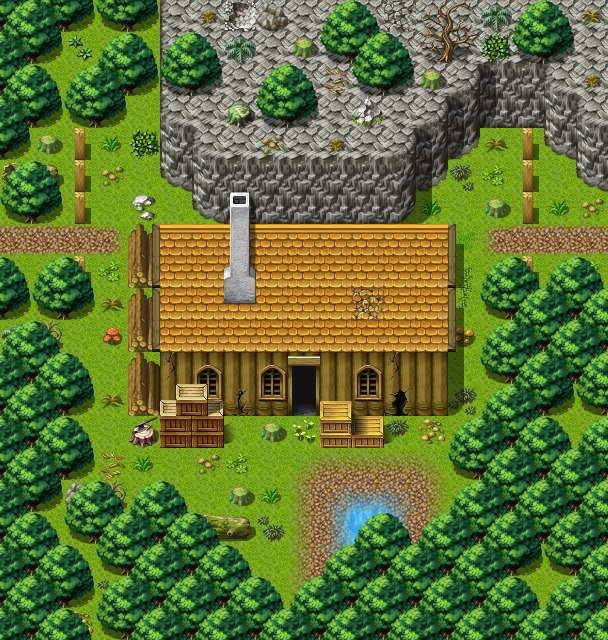

This game map was drawn from its Tiled (.tmx) file and the tilesets committed beside it. A one-line description and the trimmed map source follow:
An orthogonal 19x20 tile map with 32x32 px tiles, 3 tile layers (Ground, Objects, Above), 1 hidden layer not drawn, 40 tilesets and 5 objects (3x mapchange, 2x spawn).

<map version="1.0" orientation="orthogonal" width="19" height="20" tilewidth="32" tileheight="32">
 <properties>
  <property name="outside" value="1" />
 </properties>
 <tileset firstgid="1" name="map_bed_1" tilewidth="32" tileheight="32">
  <image source="../drawable/map_bed_1.png" width="512" height="256" />
 </tileset>
 <tileset firstgid="129" name="map_border_1" tilewidth="32" tileheight="32">
  <image source="../drawable/map_border_1.png" width="512" height="256" />
 </tileset>
 <tileset firstgid="257" name="map_bridge_1" tilewidth="32" tileheight="32">
  <image source="../drawable/map_bridge_1.png" width="512" height="256" />
 </tileset>
 <tileset firstgid="385" name="map_broken_1" tilewidth="32" tileheight="32">
  <image source="../drawable/map_broken_1.png" width="512" height="256" />
 </tileset>
 <tileset firstgid="513" name="map_cavewall_1" tilewidth="32" tileheight="32">
  <image source="../drawable/map_cavewall_1.png" width="576" height="192" />
 </tileset>
 <tileset firstgid="621" name="map_cavewall_2" tilewidth="32" tileheight="32">
  <image source="../drawable/map_cavewall_2.png" width="576" height="192" />
 </tileset>
 <tileset firstgid="729" name="map_cavewall_3" tilewidth="32" tileheight="32">
  <image source="../drawable/map_cavewall_3.png" width="576" height="192" />
 </tileset>
 <tileset firstgid="837" name="map_chair_table_1" tilewidth="32" tileheight="32">
  <image source="../drawable/map_chair_table_1.png" width="512" height="256" />
 </tileset>
 <tileset firstgid="965" name="map_crate_1" tilewidth="32" tileheight="32">
  <image source="../drawable/map_crate_1.png" width="512" height="256" />
 </tileset>
 <tileset firstgid="1093" name="map_cupboard_1" tilewidth="32" tileheight="32">
  <image source="../drawable/map_cupboard_1.png" width="512" height="256" />
 </tileset>
 <tileset firstgid="1221" name="map_curtain_1" tilewidth="32" tileheight="32">
  <image source="../drawable/map_curtain_1.png" width="512" height="256" />
 </tileset>
 <tileset firstgid="1349" name="map_entrance_1" tilewidth="32" tileheight="32">
  <image source="../drawable/map_entrance_1.png" width="512" height="256" />
 </tileset>
 <tileset firstgid="1477" name="map_fence_1" tilewidth="32" tileheight="32">
  <image source="../drawable/map_fence_1.png" width="512" height="256" />
 </tileset>
 <tileset firstgid="1605" name="map_fence_2" tilewidth="32" tileheight="32">
  <image source="../drawable/map_fence_2.png" width="512" height="256" />
 </tileset>
 <tileset firstgid="1733" name="map_ground_1" tilewidth="32" tileheight="32">
  <image source="../drawable/map_ground_1.png" width="512" height="256" />
 </tileset>
 <tileset firstgid="1861" name="map_ground_2" tilewidth="32" tileheight="32">
  <image source="../drawable/map_ground_2.png" width="512" height="256" />
 </tileset>
 <tileset firstgid="1989" name="map_ground_3" tilewidth="32" tileheight="32">
  <image source="../drawable/map_ground_3.png" width="512" height="256" />
 </tileset>
 <tileset firstgid="2117" name="map_ground_4" tilewidth="32" tileheight="32">
  <image source="../drawable/map_ground_4.png" width="512" height="256" />
 </tileset>
 <tileset firstgid="2245" name="map_ground_5" tilewidth="32" tileheight="32">
  <image source="../drawable/map_ground_5.png" width="512" height="256" />
 </tileset>
 <tileset firstgid="2373" name="map_ground_6" tilewidth="32" tileheight="32">
  <image source="../drawable/map_ground_6.png" width="512" height="256" />
 </tileset>
 <tileset firstgid="2501" name="map_ground_7" tilewidth="32" tileheight="32">
  <image source="../drawable/map_ground_7.png" width="512" height="256" />
 </tileset>
 <tileset firstgid="2629" name="map_ground_8" tilewidth="32" tileheight="32">
  <image source="../drawable/map_ground_8.png" width="512" height="256" />
 </tileset>
 <tileset firstgid="2757" name="map_indoor_1" tilewidth="32" tileheight="32">
  <image source="../drawable/map_indoor_1.png" width="512" height="256" />
 </tileset>
 <tileset firstgid="2885" name="map_kitchen_1" tilewidth="32" tileheight="32">
  <image source="../drawable/map_kitchen_1.png" width="512" height="256" />
 </tileset>
 <tileset firstgid="3013" name="map_outdoor_1" tilewidth="32" tileheight="32">
  <image source="../drawable/map_outdoor_1.png" width="512" height="256" />
 </tileset>
 <tileset firstgid="3141" name="map_pillar_1" tilewidth="32" tileheight="32">
  <image source="../drawable/map_pillar_1.png" width="512" height="256" />
 </tileset>
 <tileset firstgid="3269" name="map_plant_1" tilewidth="32" tileheight="32">
  <image source="../drawable/map_plant_1.png" width="512" height="256" />
 </tileset>
 <tileset firstgid="3397" name="map_rock_1" tilewidth="32" tileheight="32">
  <image source="../drawable/map_rock_1.png" width="512" height="256" />
 </tileset>
 <tileset firstgid="3525" name="map_roof_1" tilewidth="32" tileheight="32">
  <image source="../drawable/map_roof_1.png" width="512" height="256" />
 </tileset>
 <tileset firstgid="3653" name="map_roof_2" tilewidth="32" tileheight="32">
  <image source="../drawable/map_roof_2.png" width="512" height="256" />
 </tileset>
 <tileset firstgid="3781" name="map_shop_1" tilewidth="32" tileheight="32">
  <image source="../drawable/map_shop_1.png" width="512" height="256" />
 </tileset>
 <tileset firstgid="3909" name="map_sign_ladder_1" tilewidth="32" tileheight="32">
  <image source="../drawable/map_sign_ladder_1.png" width="512" height="256" />
 </tileset>
 <tileset firstgid="4037" name="map_table_1" tilewidth="32" tileheight="32">
  <image source="../drawable/map_table_1.png" width="512" height="256" />
 </tileset>
 <tileset firstgid="4165" name="map_trail_1" tilewidth="32" tileheight="32">
  <image source="../drawable/map_trail_1.png" width="512" height="256" />
 </tileset>
 <tileset firstgid="4293" name="map_tree_1" tilewidth="32" tileheight="32">
  <image source="../drawable/map_tree_1.png" width="512" height="256" />
 </tileset>
 <tileset firstgid="4421" name="map_wall_1" tilewidth="32" tileheight="32">
  <image source="../drawable/map_wall_1.png" width="512" height="256" />
 </tileset>
 <tileset firstgid="4549" name="map_wall_2" tilewidth="32" tileheight="32">
  <image source="../drawable/map_wall_2.png" width="480" height="256" />
 </tileset>
 <tileset firstgid="4669" name="map_wall_3" tilewidth="32" tileheight="32">
  <image source="../drawable/map_wall_3.png" width="480" height="256" />
 </tileset>
 <tileset firstgid="4789" name="map_window_1" tilewidth="32" tileheight="32">
  <image source="../drawable/map_window_1.png" width="512" height="256" />
 </tileset>
 <tileset firstgid="4917" name="map_window_2" tilewidth="32" tileheight="32">
  <image source="../drawable/map_window_2.png" width="512" height="256" />
 </tileset>
 <layer name="Ground" width="19" height="20">
  <data>[380 cells, 380 non-empty, 15 distinct tile ids]</data>
 </layer>
 <layer name="Objects" width="19" height="20">
  <data>[380 cells, 277 non-empty, 76 distinct tile ids]</data>
 </layer>
 <layer name="Above" width="19" height="20">
  <data>[380 cells, 50 non-empty, 11 distinct tile ids]</data>
 </layer>
 <layer name="Walkable" width="19" height="20" visible="0">
  <data>[380 cells, 300 non-empty, 1 distinct tile ids]</data>
 </layer>
 <objectgroup name="Mapevents" width="19" height="20">
  <object name="west" type="mapchange" x="0" y="224" width="32" height="64">
   <properties>
    <property name="map" value="waytominingtown1" />
    <property name="place" value="east2" />
   </properties>
  </object>
  <object name="east" type="mapchange" x="576" y="192" width="32" height="96">
   <properties>
    <property name="map" value="waytominingtown3" />
    <property name="place" value="west" />
   </properties>
  </object>
  </objectgroup>
 <objectgroup name="Spawn" width="19" height="20">
  <!-- 2 objects omitted --></objectgroup>
 <objectgroup name="Keys" width="19" height="20" />
</map>
<!-- 3 of 5 objects omitted -->
